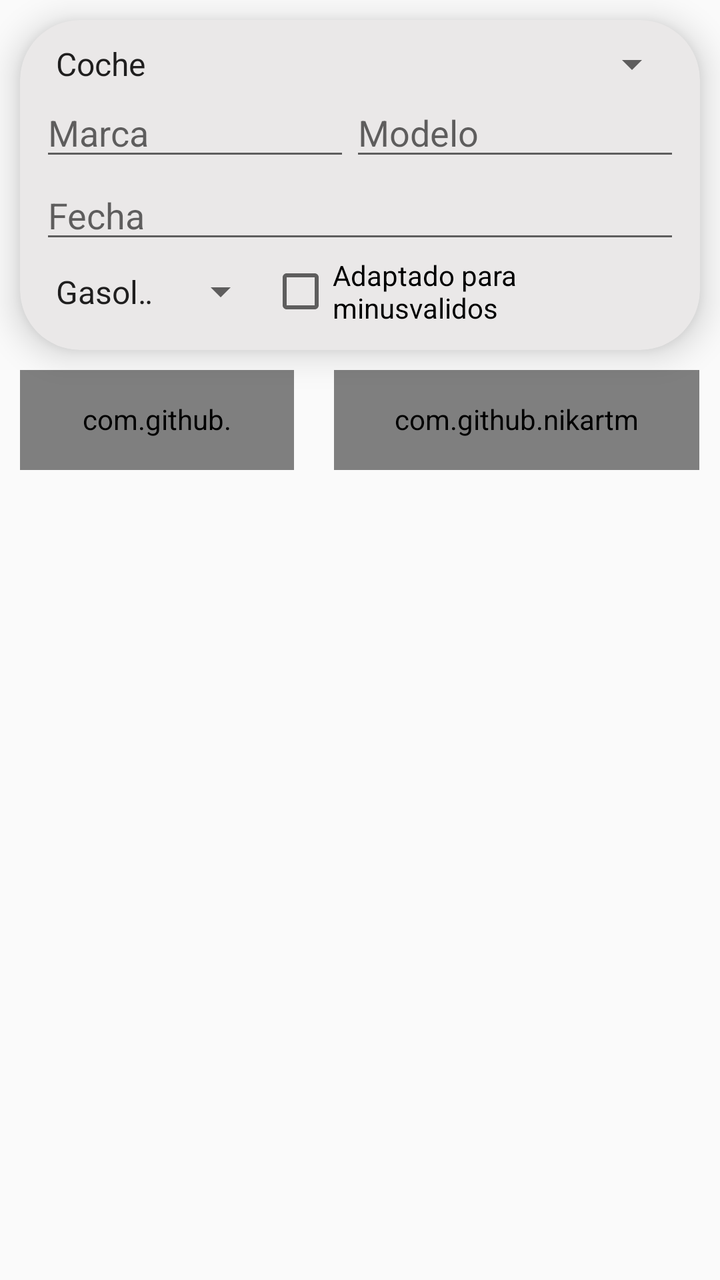
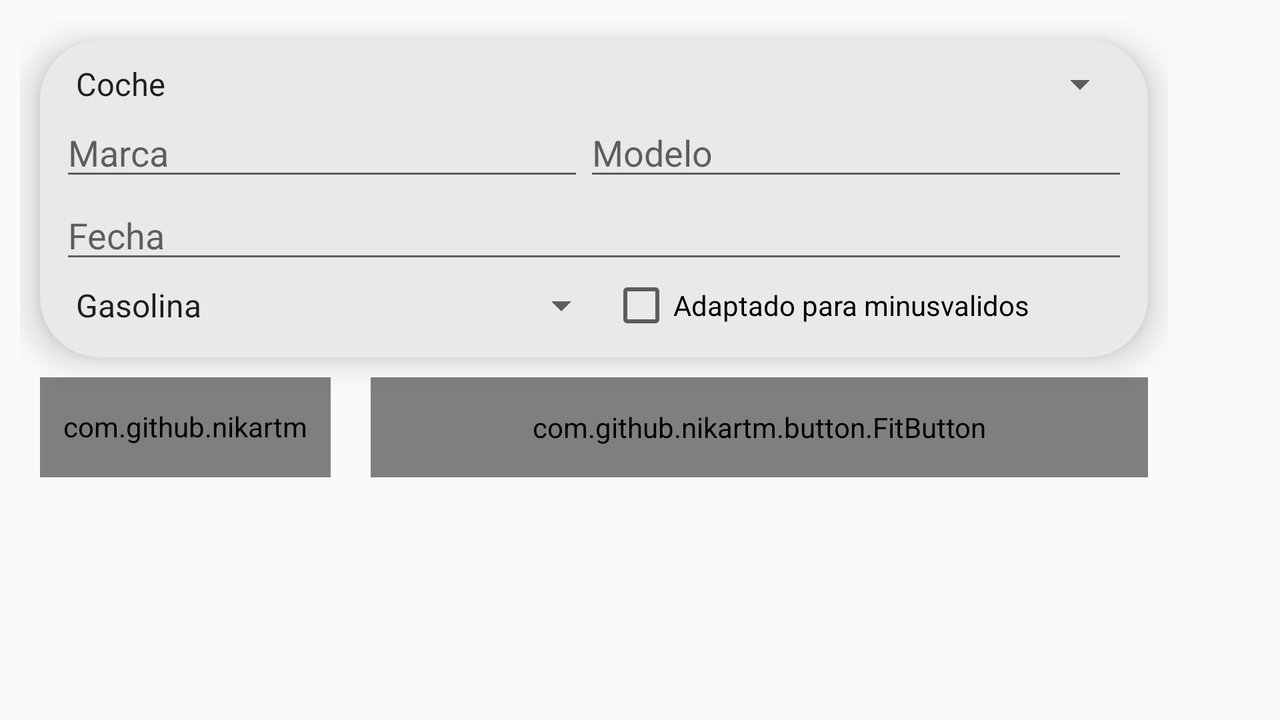

One screen, two layout resources from the same app: the default and the repository's alternative for another configuration. Each is rendered where Android would select it; the XML of both is given below.
<!-- AndroidManifest.xml: application theme AppTheme -->
<!-- res/layout/fragment_reserva.xml -->
<?xml version="1.0" encoding="utf-8"?>
<LinearLayout
    xmlns:android="http://schemas.android.com/apk/res/android"
    xmlns:app="http://schemas.android.com/apk/res-auto"
    xmlns:tools="http://schemas.android.com/tools"
    android:orientation="vertical"
    android:layout_width="match_parent"
    android:layout_height="match_parent">

    <LinearLayout
        android:layout_width="match_parent"
        android:layout_height="wrap_content"
        android:orientation="vertical">
        <androidx.cardview.widget.CardView
            android:layout_width="match_parent"
            android:layout_height="wrap_content"
            android:id="@+id/carddetalle"
            android:layout_marginEnd="10dp"
            android:layout_marginTop="10dp"
            android:layout_marginStart="10dp"
            app:cardCornerRadius="30dp"
            app:cardElevation="10dp"
            android:backgroundTint="#EAE8E8">
            <LinearLayout
                android:layout_width="match_parent"
                android:layout_height="wrap_content"
                android:padding="10dp"
                android:orientation="vertical">
                <Spinner
                    android:layout_width="match_parent"
                    android:layout_height="wrap_content"
                    android:entries="@array/tipo_arrays"
                    android:prompt="@string/Tipo"
                    android:id="@+id/tip"/>
                <LinearLayout
                    android:layout_width="match_parent"
                    android:layout_height="wrap_content"
                    android:orientation="horizontal">

                    <EditText
                        android:layout_width="wrap_content"
                        android:layout_height="match_parent"
                        android:layout_weight="1"
                        android:hint="Marca"
                        android:id="@+id/reservaMarca"/>
                    <EditText
                        android:layout_width="wrap_content"
                        android:layout_height="match_parent"
                        android:layout_weight="1"
                        android:hint="Modelo"
                        android:id="@+id/reservaModelo"/>
                </LinearLayout>

                <LinearLayout
                    android:layout_width="match_parent"
                    android:layout_height="wrap_content"
                    android:orientation="horizontal">

                    <EditText
                        android:id="@+id/fecha"
                        android:layout_width="0dp"
                        android:layout_height="wrap_content"
                        android:layout_weight="1"
                        android:hint="Fecha"
                        android:focusable="false" />
                </LinearLayout>

                <LinearLayout
                    android:layout_width="match_parent"
                    android:layout_height="wrap_content"
                    android:id="@+id/extra"
                    android:orientation="vertical">
                    <LinearLayout
                        android:layout_width="match_parent"
                        android:layout_height="wrap_content"
                        android:orientation="horizontal">
                        <Spinner
                            android:layout_width="wrap_content"
                            android:layout_height="match_parent"
                            android:layout_weight="3"
                            android:entries="@array/combustible_arrays"
                            android:prompt="@string/tipoCombustible"
                            android:id="@+id/spin"/>
                        <CheckBox
                            android:layout_width="wrap_content"
                            android:layout_height="match_parent"
                            android:layout_weight="1"
                            android:text="Adaptado para minusvalidos"
                            android:id="@+id/adaptado"/>
                    </LinearLayout>

                </LinearLayout>
            </LinearLayout>
        </androidx.cardview.widget.CardView>



        <LinearLayout
            android:layout_width="match_parent"
            android:layout_height="wrap_content"
            android:orientation="horizontal">
            <com.github.nikartm.button.FitButton
                android:id="@+id/buscar"
                android:padding="15dp"
                android:layout_width="0dp"
                android:layout_height="50dp"
                android:layout_weight="0.6"
                android:enabled="true"
                android:layout_margin="10dp"
                android:gravity="center"
                app:fb_backgroundColor="@color/colorPrimaryDark"
                app:fb_cornerRadius="50dp"
                app:fb_divColor="@color/colorPrimaryDark"
                android:paddingEnd="30dp"
                android:paddingStart="30dp"
                app:fb_shape="rectangle"
                app:fb_text="@string/buscar"
                app:fb_textSize="15dp"
                app:fb_textColor="@color/White" />
            <com.github.nikartm.button.FitButton
                android:id="@+id/mapa"
                android:padding="15dp"
                android:layout_width="0dp"
                android:layout_height="50dp"
                android:layout_weight="0.8"
                android:enabled="true"
                android:layout_margin="10dp"
                android:gravity="center"
                app:fb_backgroundColor="@color/colorPrimaryDark"
                app:fb_cornerRadius="50dp"
                app:fb_divColor="@color/colorPrimaryDark"
                android:paddingEnd="30dp"
                android:paddingStart="30dp"
                app:fb_shape="rectangle"
                app:fb_text="@string/reservaMapa"
                app:fb_textSize="15dp"
                app:fb_textColor="@color/White" />
        </LinearLayout>
    </LinearLayout>
    <androidx.recyclerview.widget.RecyclerView
        android:id="@+id/list"
        android:layout_width="match_parent"
        android:layout_height="match_parent" />
</LinearLayout>
<!-- resources referenced by this layout -->
<resources>
  <string-array name="combustible_arrays">
          <item>Gasolina</item>
          <item>Gasoil</item>
          <item>Hibrido</item>
          <item>Electrico</item>
      </string-array>
  <string-array name="tipo_arrays">
          <item>Coche</item>
          <item>Motocicleta</item>
          <item>Bicicleta</item>
      </string-array>
  <color name="White">#FFFFFF</color>
  <color name="colorPrimaryDark">#005ecb</color>
  <string name="Tipo">Tipo</string>
  <string name="buscar">Buscar</string>
  <string name="reservaMapa">Reservar desde Mapa</string>
  <string name="tipoCombustible">Tipo combustible</string>
  <style name="AppTheme" parent="Theme.AppCompat.Light.DarkActionBar">
          
          <item name="colorPrimary">@color/colorPrimary</item>
          <item name="colorPrimaryDark">@color/colorPrimaryDark</item>
          <item name="colorAccent">@color/colorAccent</item>
      </style>
  <color name="colorPrimary">#448AFF</color>
  <color name="colorAccent">#03DAC5</color>
</resources>
<!-- res/layout-land/fragment_reserva.xml (the repository's variant of the layout above) -->
<!-- drawn on the phone turned sideways -->
<?xml version="1.0" encoding="utf-8"?>
<LinearLayout
    xmlns:android="http://schemas.android.com/apk/res/android"
    xmlns:app="http://schemas.android.com/apk/res-auto"
    android:orientation="horizontal"
    android:layout_margin="10dp"
    android:layout_width="match_parent"
    android:layout_height="match_parent">
    <LinearLayout
        android:layout_width="wrap_content"
        android:orientation="vertical"
        android:layout_height="match_parent">

        <androidx.cardview.widget.CardView
            android:layout_width="match_parent"
            android:layout_height="wrap_content"
            android:id="@+id/carddetalle"
            android:layout_marginEnd="10dp"
            android:layout_marginTop="10dp"
            android:layout_marginStart="10dp"
            app:cardCornerRadius="30dp"
            app:cardElevation="10dp"
            android:backgroundTint="#EAE8E8">
            <LinearLayout
                android:layout_width="match_parent"
                android:layout_height="wrap_content"
                android:padding="10dp"
                android:orientation="vertical">
                <Spinner
                    android:layout_width="match_parent"
                    android:layout_height="wrap_content"
                    android:entries="@array/tipo_arrays"
                    android:prompt="@string/Tipo"
                    android:id="@+id/tip"/>
                <LinearLayout
                    android:layout_width="match_parent"
                    android:layout_height="wrap_content"
                    android:orientation="horizontal">

                    <EditText
                        android:layout_width="wrap_content"
                        android:layout_height="match_parent"
                        android:layout_weight="1"
                        android:hint="Marca"
                        android:id="@+id/reservaMarca"/>
                    <EditText
                        android:layout_width="wrap_content"
                        android:layout_height="match_parent"
                        android:layout_weight="1"
                        android:hint="Modelo"
                        android:id="@+id/reservaModelo"/>
                </LinearLayout>

                <LinearLayout
                    android:layout_width="match_parent"
                    android:layout_height="wrap_content"
                    android:orientation="horizontal">

                    <EditText
                        android:id="@+id/fecha"
                        android:layout_width="0dp"
                        android:layout_height="wrap_content"
                        android:layout_weight="1"
                        android:hint="Fecha"
                        android:focusable="false" />
                </LinearLayout>

                <LinearLayout
                    android:layout_width="match_parent"
                    android:layout_height="wrap_content"
                    android:id="@+id/extra"
                    android:orientation="vertical">
                    <LinearLayout
                        android:layout_width="match_parent"
                        android:layout_height="wrap_content"
                        android:orientation="horizontal">
                        <Spinner
                            android:layout_width="wrap_content"
                            android:layout_height="match_parent"
                            android:layout_weight="3"
                            android:entries="@array/combustible_arrays"
                            android:prompt="@string/tipoCombustible"
                            android:id="@+id/spin"/>
                        <CheckBox
                            android:layout_width="wrap_content"
                            android:layout_height="match_parent"
                            android:layout_weight="1"
                            android:text="Adaptado para minusvalidos"
                            android:id="@+id/adaptado"/>
                    </LinearLayout>

                </LinearLayout>
            </LinearLayout>
        </androidx.cardview.widget.CardView>
        <LinearLayout
            android:layout_width="match_parent"
            android:layout_height="wrap_content"
            android:orientation="horizontal">
            <com.github.nikartm.button.FitButton
                android:id="@+id/buscar"
                android:padding="15dp"
                android:layout_width="0dp"
                android:layout_height="50dp"
                android:layout_weight="0.3"
                android:enabled="true"
                android:layout_margin="10dp"
                android:gravity="center"
                app:fb_backgroundColor="@color/button"
                app:fb_cornerRadius="50dp"
                app:fb_divColor="@color/button"
                android:paddingEnd="10dp"
                android:paddingStart="10dp"
                app:fb_shape="rectangle"
                app:fb_text="@string/buscar"
                app:fb_textSize="15dp"
                app:fb_textColor="@color/White" />
            <com.github.nikartm.button.FitButton
                android:id="@+id/mapa"
                android:padding="15dp"
                android:layout_width="0dp"
                android:layout_height="50dp"
                android:layout_weight="0.8"
                android:enabled="true"
                android:layout_margin="10dp"
                android:gravity="center"
                app:fb_backgroundColor="@color/colorPrimaryDark"
                app:fb_cornerRadius="50dp"
                app:fb_divColor="@color/colorPrimaryDark"
                android:paddingEnd="30dp"
                android:paddingStart="30dp"
                app:fb_shape="rectangle"
                app:fb_text="@string/reservaMapa"
                app:fb_textSize="15dp"
                app:fb_textColor="@color/White" />
        </LinearLayout>
    </LinearLayout>
    <LinearLayout
        android:layout_width="wrap_content"
        android:orientation="vertical"
        android:layout_height="wrap_content">
        <androidx.recyclerview.widget.RecyclerView
            android:id="@+id/list"
            android:layout_width="match_parent"
            android:layout_height="match_parent" />

    </LinearLayout>
</LinearLayout>
<!-- resources referenced by the variant -->
<!-- as the phone turned sideways resolves them -->
<resources>
  <string-array name="combustible_arrays">
          <item>Gasolina</item>
          <item>Gasoil</item>
          <item>Hibrido</item>
          <item>Electrico</item>
      </string-array>
  <string-array name="tipo_arrays">
          <item>Coche</item>
          <item>Motocicleta</item>
          <item>Bicicleta</item>
      </string-array>
  <color name="White">#FFFFFF</color>
  <color name="button">#83b9ff</color>
  <color name="colorPrimaryDark">#005ecb</color>
  <string name="Tipo">Tipo</string>
  <string name="buscar">Buscar</string>
  <string name="reservaMapa">Reservar desde Mapa</string>
  <string name="tipoCombustible">Tipo combustible</string>
  <style name="AppTheme" parent="Theme.AppCompat.Light.DarkActionBar">
          
          <item name="colorPrimary">@color/colorPrimary</item>
          <item name="colorPrimaryDark">@color/colorPrimaryDark</item>
          <item name="colorAccent">@color/colorAccent</item>
      </style>
  <color name="colorPrimary">#448AFF</color>
  <color name="colorAccent">#03DAC5</color>
</resources>
